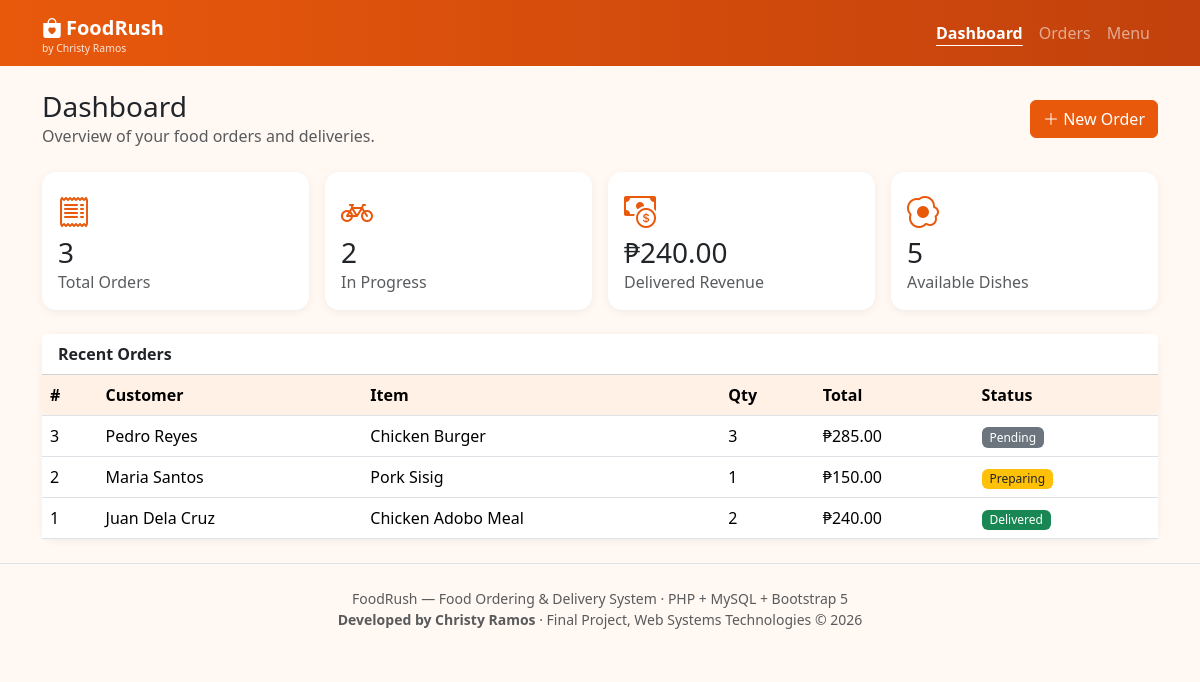
The page / on the database its author committed.
### tables this page shows
CREATE TABLE orders (
    id            INT AUTO_INCREMENT PRIMARY KEY,
    customer_name VARCHAR(100)  NOT NULL,
    phone         VARCHAR(20)   NOT NULL,
    address       VARCHAR(255)  NOT NULL,
    menu_item_id  INT           NOT NULL,
    quantity      INT           NOT NULL DEFAULT 1,
    total_price   DECIMAL(10,2) NOT NULL,
    status        ENUM('Pending','Preparing','Out for Delivery','Delivered','Cancelled') NOT NULL DEFAULT 'Pending',
    notes         VARCHAR(255)  DEFAULT NULL,
    order_date    TIMESTAMP     NOT NULL DEFAULT CURRENT_TIMESTAMP,
    CONSTRAINT fk_orders_menu FOREIGN KEY (menu_item_id)
        REFERENCES menu_items(id) ON DELETE RESTRICT ON UPDATE CASCADE
);

CREATE TABLE menu_items (
    id          INT AUTO_INCREMENT PRIMARY KEY,
    name        VARCHAR(100)  NOT NULL,
    category    VARCHAR(50)   NOT NULL DEFAULT 'Main Dish',
    description TEXT,
    price       DECIMAL(8,2)  NOT NULL,
    available   TINYINT(1)    NOT NULL DEFAULT 1,
    created_at  TIMESTAMP     NOT NULL DEFAULT CURRENT_TIMESTAMP
);

### db_connect.php (called while the page is built, shortened)
<?php
function e($value) {
    return htmlspecialchars((string)$value, ENT_QUOTES, 'UTF-8');
}

### index.php (the view, shortened to what this page needs)
<?php
require 'db_connect.php';
$active = 'home';
$totalOrders  = (int)$conn->query("SELECT COUNT(*) c FROM orders")->fetch_assoc()['c'];
$pending      = (int)$conn->query("SELECT COUNT(*) c FROM orders WHERE status IN ('Pending','Preparing','Out for Delivery')")->fetch_assoc()['c'];
$revenue      = (float)$conn->query("SELECT COALESCE(SUM(total_price),0) s FROM orders WHERE status='Delivered'")->fetch_assoc()['s'];
$menuCount    = (int)$conn->query("SELECT COUNT(*) c FROM menu_items WHERE available=1")->fetch_assoc()['c'];
$recent = $conn->query("SELECT o.*, m.name AS item FROM orders o JOIN menu_items m ON m.id=o.menu_item_id ORDER BY o.order_date DESC, o.id DESC LIMIT 5");
include 'includes/header.php';
?>
<div class="d-flex justify-content-between align-items-center mb-4 flex-wrap gap-2">
    <div>
        <h1 class="h3 mb-0">Dashboard</h1>
        <p class="text-muted mb-0">Overview of your food orders and deliveries.</p>
    </div>
    <a href="order_form.php" class="btn btn-brand"><i class="bi bi-plus-lg"></i> New Order</a>
</div>
<div class="row g-3 mb-4">
    <div class="col-6 col-lg-3"><div class="card stat-card p-3"><i class="bi bi-receipt stat-icon"></i><div class="h3 mb-0"><?= $totalOrders ?></div><div class="text-muted">Total Orders</div></div></div>
    <div class="col-6 col-lg-3"><div class="card stat-card p-3"><i class="bi bi-bicycle stat-icon"></i><div class="h3 mb-0"><?= $pending ?></div><div class="text-muted">In Progress</div></div></div>
    <div class="col-6 col-lg-3"><div class="card stat-card p-3"><i class="bi bi-cash-coin stat-icon"></i><div class="h3 mb-0">&#8369;<?= number_format($revenue, 2) ?></div><div class="text-muted">Delivered Revenue</div></div></div>
    <div class="col-6 col-lg-3"><div class="card stat-card p-3"><i class="bi bi-egg-fried stat-icon"></i><div class="h3 mb-0"><?= $menuCount ?></div><div class="text-muted">Available Dishes</div></div></div>
</div>
<div class="card">
    <div class="card-header bg-white fw-semibold">Recent Orders</div>
    <div class="table-responsive">
        <table class="table table-hover align-middle mb-0">
            <thead><tr><th>#</th><th>Customer</th><th>Item</th><th>Qty</th><th>Total</th><th>Status</th></tr></thead>
            <tbody>
            <?php while ($r = $recent->fetch_assoc()): ?>
                <tr>
                    <td><?= $r['id'] ?></td>
                    <td><?= e($r['customer_name']) ?></td>
                    <td><?= e($r['item']) ?></td>
                    <td><?= $r['quantity'] ?></td>
                    <td>&#8369;<?= number_format($r['total_price'], 2) ?></td>
                    <td><?php include 'includes/status_badge.php'; ?></td>
                </tr>
            <?php endwhile; ?>
            </tbody>
        </table>
    </div>
</div>
<?php include 'includes/footer.php'; ?>

### includes/header.php (shortened to what this page needs)
<?php
$active = $active ?? '';
?>
<!DOCTYPE html>
<html lang="en">
<head>
    <link href="https://cdn.jsdelivr.net/npm/bootstrap@5.3.3/dist/css/bootstrap.min.css" rel="stylesheet">
    <link href="https://cdn.jsdelivr.net/npm/bootstrap-icons@1.11.3/font/bootstrap-icons.min.css" rel="stylesheet">
    <link href="assets/style.css" rel="stylesheet">
</head>
<body>
<nav class="navbar navbar-expand-lg navbar-dark app-nav sticky-top">
    <div class="container">
        <a class="navbar-brand fw-bold" href="index.php"><i class="bi bi-bag-heart-fill me-1"></i>FoodRush
            <small class="d-block fw-normal" style="font-size:.65rem;opacity:.85;line-height:1">by Christy Ramos</small>
        </a>
        <div class="collapse navbar-collapse" id="nav">
            <ul class="navbar-nav ms-auto">
                <li class="nav-item"><a class="nav-link <?= $active==='home'?'active':'' ?>" href="index.php">Dashboard</a></li>
                <li class="nav-item"><a class="nav-link <?= $active==='orders'?'active':'' ?>" href="orders.php">Orders</a></li>
                <li class="nav-item"><a class="nav-link <?= $active==='menu'?'active':'' ?>" href="menu.php">Menu</a></li>
            </ul>
        </div>
    </div>
</nav>
<main class="container py-4">

### includes/status_badge.php
<?php
$badgeColors = [
    'Pending' => 'secondary',
    'Preparing' => 'warning text-dark',
    'Out for Delivery' => 'info text-dark',
    'Delivered' => 'success',
    'Cancelled' => 'danger',
];
$c = $badgeColors[$r['status']] ?? 'secondary';
echo '<span class="badge badge-status bg-' . $c . '">' . e($r['status']) . '</span>';

### includes/footer.php (shortened to what this page needs)
</main>
<footer class="text-center text-muted small py-4 border-top">
    FoodRush &mdash; Food Ordering &amp; Delivery System &middot; PHP + MySQL + Bootstrap 5<br>
    <strong>Developed by Christy Ramos</strong> &middot; Final Project, Web Systems Technologies &copy; <?= date('Y') ?>
</footer>
</body>
</html>

### assets/style.css (style rules this page uses)
:root { --brand: #e8590c; --brand-dark: #c2410c; }
body { background: #fff8f3; }
.app-nav { background: linear-gradient(90deg, var(--brand), var(--brand-dark)); }
.navbar .nav-link.active { font-weight: 600; text-decoration: underline; text-underline-offset: 6px; }
.btn-brand { background: var(--brand); border-color: var(--brand); color: #fff; }
.stat-card { border: 0; border-radius: 14px; box-shadow: 0 2px 10px rgba(0,0,0,.06); }
.stat-card .stat-icon { font-size: 2rem; color: var(--brand); }
.card { border: 0; border-radius: 14px; box-shadow: 0 2px 10px rgba(0,0,0,.06); }
.table thead th { background: #fff1e6; white-space: nowrap; }
.badge-status { font-weight: 500; }

### rows shown on the page
orders: id "3", customer_name "Pedro Reyes", menu_item.name "Chicken Burger", quantity "3", total_price "285.00", status "Pending"
orders: id "2", customer_name "Maria Santos", menu_item.name "Pork Sisig", quantity "1", total_price "150.00", status "Preparing"
orders: id "1", customer_name "Juan Dela Cruz", menu_item.name "Chicken Adobo Meal", quantity "2", total_price "240.00", status "Delivered"

### other values the page prints
$totalOrders "3"
$pending "2"
$revenue "240.00"
$menuCount "5"
